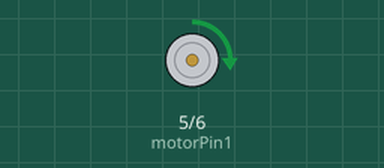
A sketch run on a simulated Arduino Uno, built with avr-gcc and run on an emulated ATmega328P. Parts: motor-driver pin pairs drawn as motors (green arrow = first pin HIGH = forward, orange = second pin HIGH = backward, longer = more drive).

Above: at 2.05 s.
At 13.85 s:
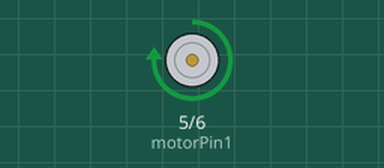
At 25.7 s:
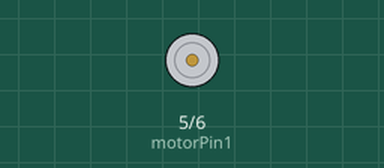
At 39.85 s:
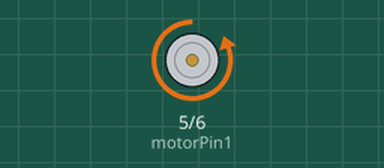
Timing chart, 0 to 40.0 s (numbered marks = the images above):
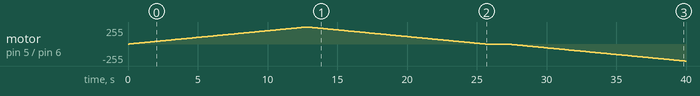

The sketch:

teste_motor.ino
```cpp
/*
  Código para testar motor DC com tc1508A e perceber melhor aceleração/desaceleração
  Pino 5 -> IN1 | Pino 6 -> IN2
*/

const int motorPin1 = 5;  // IN1 do driver tc1508A
const int motorPin2 = 6;  // IN2 do driver tc1508A

void setup() {
  pinMode(motorPin1, OUTPUT);
  pinMode(motorPin2, OUTPUT);
}

void loop() {
  // Movimento sentido anti-horário
  for (int velocidade = 0; velocidade <= 255; velocidade += 2) {
    analogWrite(motorPin1, velocidade);
    analogWrite(motorPin2, 0);
    delay(100);
  }

  for (int velocidade = 255; velocidade >= 0; velocidade -= 2) {
    analogWrite(motorPin1, velocidade);
    analogWrite(motorPin2, 0);
    delay(100);
  }

  // Pausa antes de inverter a direção
  analogWrite(motorPin1, 0);
  analogWrite(motorPin2, 0);
  delay(1500);

  // Movimento no sentido horario
  for (int velocidade = 0; velocidade <= 255; velocidade += 2) {
    analogWrite(motorPin2, velocidade);
    analogWrite(motorPin1, 0);
    delay(100);
  }

  for (int velocidade = 255; velocidade >= 0; velocidade -= 2) {
    analogWrite(motorPin2, velocidade);
    analogWrite(motorPin1, 0);
    delay(100);
  }

  // Pausa antes de reiniciar o ciclo
  analogWrite(motorPin1, 0);
  analogWrite(motorPin2, 0);
  delay(1500);
}
```

Measured:
- by itself, motor on pin 5 (motorPin1) / pin 6 (motorPin2): rises from stopped to forward 255/255 in 12.7 s, then falls to backward 255/255 in 27.1 s
